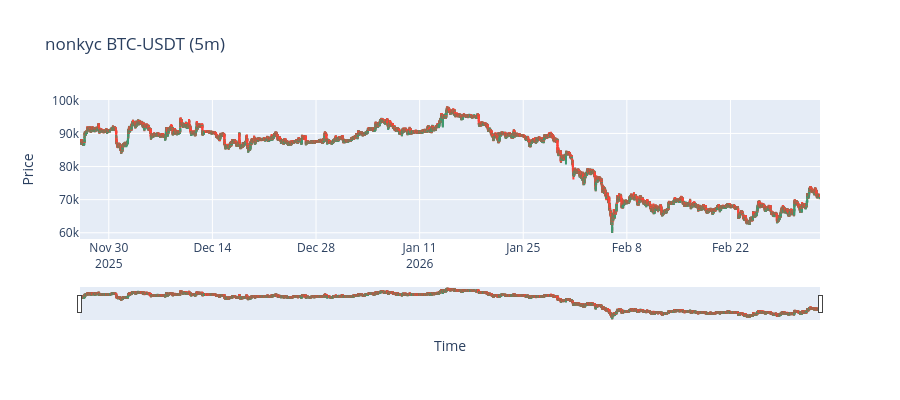

Notebook code cell kept with this figure:
### Code cell
# Quick visual sanity check
try:
    import plotly.graph_objects as go

    fig = go.Figure(data=[go.Candlestick(
        x=candles["timestamp"],
        open=candles["open"],
        high=candles["high"],
        low=candles["low"],
        close=candles["close"],
    )])
    fig.update_layout(
        title=f"{CONNECTOR} {TRADING_PAIR} ({INTERVAL})",
        xaxis_title="Time",
        yaxis_title="Price",
        height=400,
    )
    fig.show()
except ImportError:
    print("(Install plotly for interactive charts: pip install plotly)")
    print(candles[["timestamp", "close"]].describe())

### Figure 1 — Plotly figure (JSON) as saved in the notebook; plotly's stock layout.template omitted (floating-point values rounded to 4 significant figures; data arrays with more than 128 entries replaced by an {"elided": "..."} marker saying what was removed)
{"data": [{"close": {"elided": "28662 float values"}, "high": {"elided": "28662 float values"}, "low": {"elided": "28662 float values"}, "open": {"elided": "28662 float values"}, "type": "candlestick", "x": {"elided": "28662 str values"}}], "layout": {"height": 400, "title": {"text": "nonkyc BTC-USDT (5m)"}, "xaxis": {"title": {"text": "Time"}}, "yaxis": {"title": {"text": "Price"}}}}
